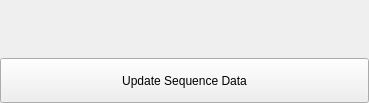
<?xml version="1.0" encoding="UTF-8"?>
<ui version="4.0">
 <class>AssetProperties</class>
 <widget class="QWidget" name="AssetProperties">
  <property name="geometry">
   <rect>
    <x>0</x>
    <y>0</y>
    <width>369</width>
    <height>103</height>
   </rect>
  </property>
  <property name="windowTitle">
   <string>Form</string>
  </property>
  <layout class="QVBoxLayout" name="verticalLayout">
   <property name="margin">
    <number>0</number>
   </property>
   <item>
    <layout class="QVBoxLayout" name="layoutSequence"/>
   </item>
   <item>
    <spacer name="verticalSpacer_4">
     <property name="orientation">
      <enum>Qt::Vertical</enum>
     </property>
     <property name="sizeHint" stdset="0">
      <size>
       <width>20</width>
       <height>40</height>
      </size>
     </property>
    </spacer>
   </item>
   <item>
    <widget class="QPushButton" name="btnUpdateSequence">
     <property name="minimumSize">
      <size>
       <width>0</width>
       <height>45</height>
      </size>
     </property>
     <property name="text">
      <string>Update Sequence Data</string>
     </property>
    </widget>
   </item>
  </layout>
 </widget>
 <resources/>
 <connections/>
</ui>
